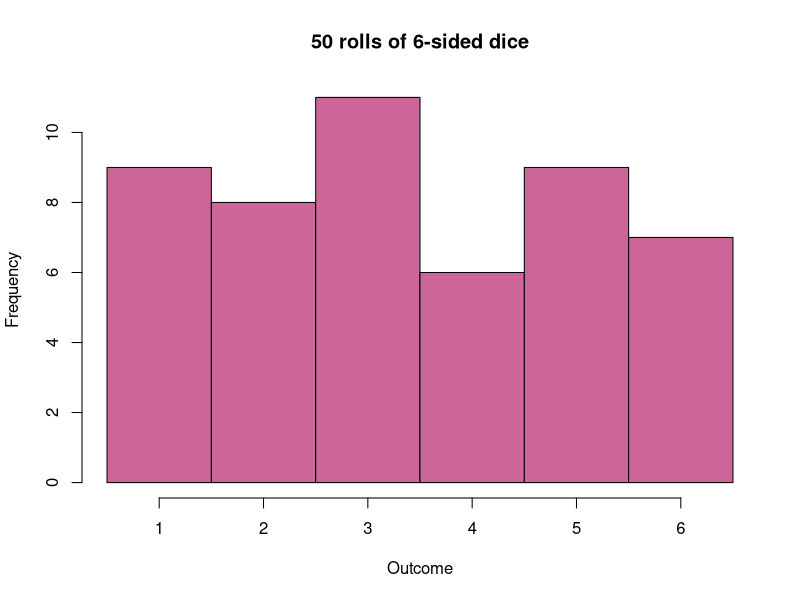

Reproduce this figure in R.
## ---- chunk 1
outcome = 1:6
prob = rep(1/6,6)
## ---- chunk 2
mu = sum(outcome*prob)
## ---- chunk 3
sigma = sqrt(sum((outcome-mu)^2*prob))
## ---- chunk 4
set.seed(123)
x = sample(1:6,50,T)
s = paste(unlist(apply(matrix(x,ncol=10),1,function(x) paste(x,collapse=" "))),collapse="\n")
cat(s)
## ---- chunk 5
x = c(3,6,6,3,1,1,1,5,4,1,6,3,1,3,5,6,3,1,5,2,3,5,2,1,3,3,5,1,5,5,2,4,3,4,2,4,4,2,3,5,2,6,5,1,2,6,2,3,6,4)
n = length(x)
hist(x,
     breaks=seq(0.5,6.5,1),
     main="50 rolls of 6-sided dice",
     xlab="Outcome",
     col=rgb(0.8,0.4,0.6))
## ---- chunk 6
xbar = mean(x)
## ---- chunk 7
(xbar-mu)/mu
## ---- chunk 8
s = sd(x)
## ---- chunk 9
(s-sigma)/sigma
## ---- chunk 10
z = (xbar-mu) / (sigma/sqrt(n))
z
